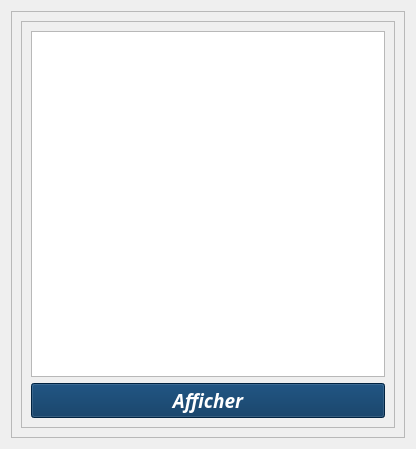
<?xml version="1.0" encoding="UTF-8"?>
<ui version="4.0">
 <class>Form</class>
 <widget class="QWidget" name="Form">
  <property name="geometry">
   <rect>
    <x>0</x>
    <y>0</y>
    <width>416</width>
    <height>449</height>
   </rect>
  </property>
  <property name="windowTitle">
   <string>Form</string>
  </property>
  <property name="styleSheet">
   <string notr="true">QWidget {
    border-image: url(:/newPrefix/covid.jpg);
}
QWidget * {
    border-image: none;
}</string>
  </property>
  <layout class="QVBoxLayout" name="verticalLayout_3">
   <item>
    <widget class="QFrame" name="frame_2">
     <property name="frameShape">
      <enum>QFrame::StyledPanel</enum>
     </property>
     <property name="frameShadow">
      <enum>QFrame::Raised</enum>
     </property>
     <layout class="QVBoxLayout" name="verticalLayout_2">
      <item>
       <widget class="QFrame" name="frame">
        <property name="frameShape">
         <enum>QFrame::StyledPanel</enum>
        </property>
        <property name="frameShadow">
         <enum>QFrame::Raised</enum>
        </property>
        <layout class="QVBoxLayout" name="verticalLayout">
         <item>
          <widget class="QTableView" name="tableView"/>
         </item>
         <item>
          <widget class="QPushButton" name="pushButton">
           <property name="palette">
            <palette>
             <active>
              <colorrole role="Button">
               <brush brushstyle="SolidPattern">
                <color alpha="255">
                 <red>0</red>
                 <green>48</green>
                 <blue>90</blue>
                </color>
               </brush>
              </colorrole>
              <colorrole role="ButtonText">
               <brush brushstyle="SolidPattern">
                <color alpha="255">
                 <red>255</red>
                 <green>255</green>
                 <blue>255</blue>
                </color>
               </brush>
              </colorrole>
              <colorrole role="Base">
               <brush brushstyle="SolidPattern">
                <color alpha="255">
                 <red>0</red>
                 <green>48</green>
                 <blue>90</blue>
                </color>
               </brush>
              </colorrole>
              <colorrole role="Window">
               <brush brushstyle="SolidPattern">
                <color alpha="255">
                 <red>0</red>
                 <green>48</green>
                 <blue>90</blue>
                </color>
               </brush>
              </colorrole>
             </active>
             <inactive>
              <colorrole role="Button">
               <brush brushstyle="SolidPattern">
                <color alpha="255">
                 <red>0</red>
                 <green>48</green>
                 <blue>90</blue>
                </color>
               </brush>
              </colorrole>
              <colorrole role="ButtonText">
               <brush brushstyle="SolidPattern">
                <color alpha="255">
                 <red>255</red>
                 <green>255</green>
                 <blue>255</blue>
                </color>
               </brush>
              </colorrole>
              <colorrole role="Base">
               <brush brushstyle="SolidPattern">
                <color alpha="255">
                 <red>0</red>
                 <green>48</green>
                 <blue>90</blue>
                </color>
               </brush>
              </colorrole>
              <colorrole role="Window">
               <brush brushstyle="SolidPattern">
                <color alpha="255">
                 <red>0</red>
                 <green>48</green>
                 <blue>90</blue>
                </color>
               </brush>
              </colorrole>
             </inactive>
             <disabled>
              <colorrole role="Button">
               <brush brushstyle="SolidPattern">
                <color alpha="255">
                 <red>0</red>
                 <green>48</green>
                 <blue>90</blue>
                </color>
               </brush>
              </colorrole>
              <colorrole role="ButtonText">
               <brush brushstyle="SolidPattern">
                <color alpha="255">
                 <red>120</red>
                 <green>120</green>
                 <blue>120</blue>
                </color>
               </brush>
              </colorrole>
              <colorrole role="Base">
               <brush brushstyle="SolidPattern">
                <color alpha="255">
                 <red>0</red>
                 <green>48</green>
                 <blue>90</blue>
                </color>
               </brush>
              </colorrole>
              <colorrole role="Window">
               <brush brushstyle="SolidPattern">
                <color alpha="255">
                 <red>0</red>
                 <green>48</green>
                 <blue>90</blue>
                </color>
               </brush>
              </colorrole>
             </disabled>
            </palette>
           </property>
           <property name="font">
            <font>
             <family>Segoe UI Black</family>
             <pointsize>14</pointsize>
             <weight>75</weight>
             <italic>true</italic>
             <bold>true</bold>
            </font>
           </property>
           <property name="styleSheet">
            <string notr="true">background-color: rgb(0, 48, 90);</string>
           </property>
           <property name="text">
            <string>Afficher</string>
           </property>
          </widget>
         </item>
        </layout>
       </widget>
      </item>
     </layout>
    </widget>
   </item>
  </layout>
 </widget>
 <resources/>
 <connections/>
</ui>
